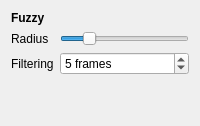
       <widget class="QWidget" name="page_2">
        <layout class="QGridLayout" name="gridLayout_7">
         <item row="1" column="1">
          <widget class="QSlider" name="cursorFuzzyRadius">
           <property name="sizePolicy">
            <sizepolicy hsizetype="Expanding" vsizetype="Preferred">
             <horstretch>0</horstretch>
             <verstretch>0</verstretch>
            </sizepolicy>
           </property>
           <property name="minimum">
            <number>1</number>
           </property>
           <property name="maximum">
            <number>250</number>
           </property>
           <property name="singleStep">
            <number>10</number>
           </property>
           <property name="pageStep">
            <number>50</number>
           </property>
           <property name="value">
            <number>50</number>
           </property>
           <property name="orientation">
            <enum>Qt::Horizontal</enum>
           </property>
          </widget>
         </item>
         <item row="2" column="0">
          <widget class="QLabel" name="label_15">
           <property name="sizePolicy">
            <sizepolicy hsizetype="Maximum" vsizetype="Preferred">
             <horstretch>0</horstretch>
             <verstretch>0</verstretch>
            </sizepolicy>
           </property>
           <property name="text">
            <string>Filtering</string>
           </property>
          </widget>
         </item>
         <item row="2" column="1">
          <widget class="QSpinBox" name="cursorFuzzyFiltering">
           <property name="sizePolicy">
            <sizepolicy hsizetype="Expanding" vsizetype="Preferred">
             <horstretch>0</horstretch>
             <verstretch>0</verstretch>
            </sizepolicy>
           </property>
           <property name="suffix">
            <string> frames</string>
           </property>
           <property name="minimum">
            <number>1</number>
           </property>
           <property name="maximum">
            <number>20</number>
           </property>
           <property name="value">
            <number>5</number>
           </property>
          </widget>
         </item>
         <item row="3" column="0" colspan="2">
          <spacer name="verticalSpacer_5">
           <property name="orientation">
            <enum>Qt::Vertical</enum>
           </property>
           <property name="sizeHint" stdset="0">
            <size>
             <width>20</width>
             <height>40</height>
            </size>
           </property>
          </spacer>
         </item>
         <item row="1" column="0">
          <widget class="QLabel" name="label_13">
           <property name="sizePolicy">
            <sizepolicy hsizetype="Maximum" vsizetype="Preferred">
             <horstretch>0</horstretch>
             <verstretch>0</verstretch>
            </sizepolicy>
           </property>
           <property name="text">
            <string>Radius</string>
           </property>
          </widget>
         </item>
         <item row="0" column="0">
          <widget class="QLabel" name="label_14">
           <property name="styleSheet">
            <string notr="true">font: bold;</string>
           </property>
           <property name="text">
            <string>Fuzzy</string>
           </property>
          </widget>
         </item>
        </layout>
       </widget>
